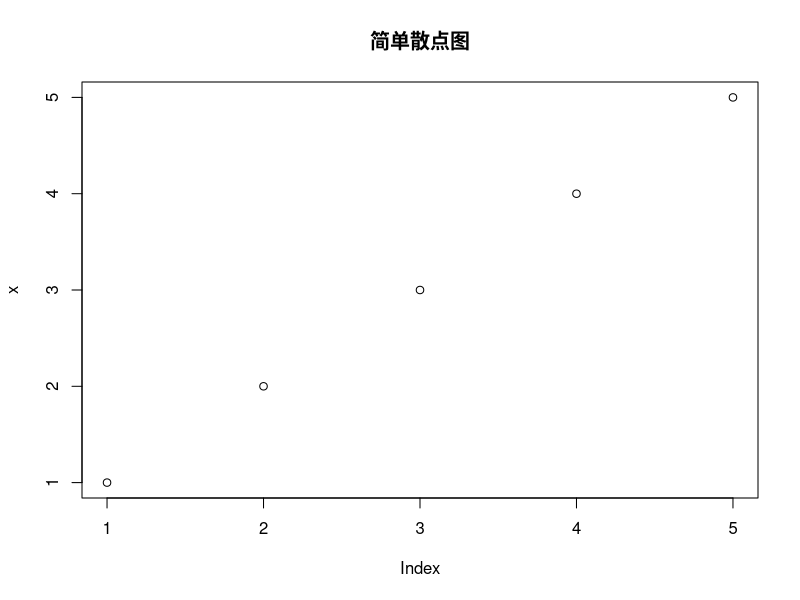

Write R code to recreate this figure.
# R语言第一次Git作业测试脚本
x <- c(1,2,3,4,5)
mean(x) #求均值
sd(x)   #求标准差
plot(x, main="简单散点图")
# 2026.11.04 练习git推送
